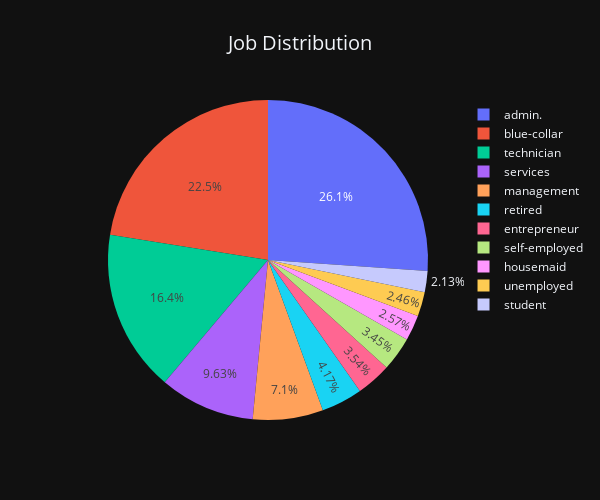

Source (notebook cell):
### Markdown cell above
Visualization

### Code cell
job_distribution = data['job'].value_counts()
pie_trace = go.Pie(labels=job_distribution.index, values=job_distribution.values, name='Job Distribution')
pie_layout = go.Layout(
    title='Job Distribution',
    title_font=dict(size=20),
    width=600,
    height=500,
    title_x=0.5,
    template='plotly_dark'
)
fig_pie = go.Figure(data=[pie_trace], layout=pie_layout)
fig_pie.show()

### Figure 1 — Plotly figure (JSON) as saved in the notebook; plotly's stock layout.template omitted (floating-point values rounded to 4 significant figures)
{"data": [{"labels": ["admin.", "blue-collar", "technician", "services", "management", "retired", "entrepreneur", "self-employed", "housemaid", "unemployed", "student"], "name": "Job Distribution", "type": "pie", "values": [10748, 9252, 6739, 3967, 2924, 1718, 1456, 1421, 1060, 1014, 875]}], "layout": {"height": 500, "title": {"font": {"size": 20}, "text": "Job Distribution", "x": 0.5}, "width": 600}}
